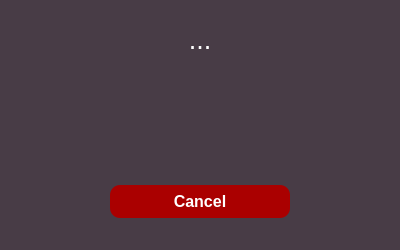
<?xml version="1.0" encoding="UTF-8"?>
<ui version="4.0">
 <class>Form</class>
 <widget class="QWidget" name="Form">
  <property name="geometry">
   <rect>
    <x>0</x>
    <y>0</y>
    <width>400</width>
    <height>250</height>
   </rect>
  </property>
  <property name="windowTitle">
   <string>Form</string>
  </property>
  <property name="styleSheet">
   <string notr="true">background-color: rgb(72, 60, 70);
border-radius:10px;</string>
  </property>
  <widget class="QPushButton" name="pushButton_cancel">
   <property name="geometry">
    <rect>
     <x>110</x>
     <y>185</y>
     <width>180</width>
     <height>33</height>
    </rect>
   </property>
   <property name="sizePolicy">
    <sizepolicy hsizetype="Maximum" vsizetype="Maximum">
     <horstretch>0</horstretch>
     <verstretch>0</verstretch>
    </sizepolicy>
   </property>
   <property name="font">
    <font>
     <pointsize>12</pointsize>
     <weight>75</weight>
     <bold>true</bold>
    </font>
   </property>
   <property name="cursor">
    <cursorShape>PointingHandCursor</cursorShape>
   </property>
   <property name="styleSheet">
    <string notr="true">background-color: rgb(170, 0, 0);
color: rgb(255, 255, 255);</string>
   </property>
   <property name="text">
    <string>Cancel</string>
   </property>
  </widget>
  <widget class="QTextBrowser" name="textBrowser_bad">
   <property name="geometry">
    <rect>
     <x>20</x>
     <y>40</y>
     <width>360</width>
     <height>120</height>
    </rect>
   </property>
   <property name="styleSheet">
    <string notr="true">color: rgb(255, 255, 255);</string>
   </property>
   <property name="html">
    <string>&lt;!DOCTYPE HTML PUBLIC &quot;-//W3C//DTD HTML 4.0//EN&quot; &quot;http://www.w3.org/TR/REC-html40/strict.dtd&quot;&gt;
&lt;html&gt;&lt;head&gt;&lt;meta name=&quot;qrichtext&quot; content=&quot;1&quot; /&gt;&lt;style type=&quot;text/css&quot;&gt;
p, li { white-space: pre-wrap; }
&lt;/style&gt;&lt;/head&gt;&lt;body style=&quot; font-family:'MS Shell Dlg 2'; font-size:7.8pt; font-weight:400; font-style:normal;&quot;&gt;
&lt;p align=&quot;center&quot; style=&quot; margin-top:0px; margin-bottom:0px; margin-left:0px; margin-right:0px; -qt-block-indent:0; text-indent:0px;&quot;&gt;&lt;span style=&quot; font-size:20pt;&quot;&gt;Вы не смогли взломать Пентагон...&lt;/span&gt;&lt;/p&gt;&lt;/body&gt;&lt;/html&gt;</string>
   </property>
  </widget>
  <widget class="QTextBrowser" name="textBrowser_good">
   <property name="geometry">
    <rect>
     <x>20</x>
     <y>20</y>
     <width>360</width>
     <height>120</height>
    </rect>
   </property>
   <property name="styleSheet">
    <string notr="true">color: rgb(255, 255, 255);
font: 16pt &quot;MS Shell Dlg 2&quot;;</string>
   </property>
   <property name="html">
    <string>&lt;!DOCTYPE HTML PUBLIC &quot;-//W3C//DTD HTML 4.0//EN&quot; &quot;http://www.w3.org/TR/REC-html40/strict.dtd&quot;&gt;
&lt;html&gt;&lt;head&gt;&lt;meta name=&quot;qrichtext&quot; content=&quot;1&quot; /&gt;&lt;style type=&quot;text/css&quot;&gt;
p, li { white-space: pre-wrap; }
&lt;/style&gt;&lt;/head&gt;&lt;body style=&quot; font-family:'MS Shell Dlg 2'; font-size:16pt; font-weight:400; font-style:normal;&quot;&gt;
&lt;p align=&quot;center&quot; style=&quot; margin-top:0px; margin-bottom:0px; margin-left:0px; margin-right:0px; -qt-block-indent:0; text-indent:0px;&quot;&gt;&lt;span style=&quot; font-size:20pt;&quot;&gt;...&lt;/span&gt;&lt;/p&gt;&lt;/body&gt;&lt;/html&gt;</string>
   </property>
  </widget>
  <widget class="QLabel" name="happy_smile_lb1">
   <property name="geometry">
    <rect>
     <x>30</x>
     <y>175</y>
     <width>55</width>
     <height>55</height>
    </rect>
   </property>
   <property name="text">
    <string/>
   </property>
   <property name="pixmap">
    <pixmap>../images/happy_smile.png</pixmap>
   </property>
   <property name="scaledContents">
    <bool>true</bool>
   </property>
  </widget>
  <widget class="QLabel" name="happy_smile_lb2">
   <property name="geometry">
    <rect>
     <x>315</x>
     <y>175</y>
     <width>55</width>
     <height>55</height>
    </rect>
   </property>
   <property name="text">
    <string/>
   </property>
   <property name="pixmap">
    <pixmap>../images/happy_smile_2.png</pixmap>
   </property>
   <property name="scaledContents">
    <bool>true</bool>
   </property>
  </widget>
  <widget class="QLabel" name="sad_smile_lb1">
   <property name="geometry">
    <rect>
     <x>30</x>
     <y>175</y>
     <width>55</width>
     <height>55</height>
    </rect>
   </property>
   <property name="text">
    <string/>
   </property>
   <property name="pixmap">
    <pixmap>../images/sad_smile1.png</pixmap>
   </property>
   <property name="scaledContents">
    <bool>true</bool>
   </property>
  </widget>
  <widget class="QLabel" name="sad_smile_lb2">
   <property name="geometry">
    <rect>
     <x>315</x>
     <y>175</y>
     <width>55</width>
     <height>55</height>
    </rect>
   </property>
   <property name="text">
    <string/>
   </property>
   <property name="pixmap">
    <pixmap>../images/sad_smile2.png</pixmap>
   </property>
   <property name="scaledContents">
    <bool>true</bool>
   </property>
  </widget>
 </widget>
 <resources/>
 <connections/>
</ui>
